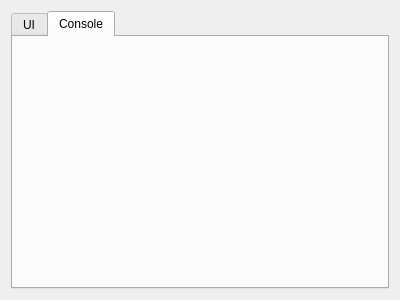
<?xml version="1.0" encoding="UTF-8"?>
<ui version="4.0">
 <class>BAT6Window</class>
 <widget class="QWidget" name="BAT6Window">
  <property name="geometry">
   <rect>
    <x>0</x>
    <y>0</y>
    <width>400</width>
    <height>300</height>
   </rect>
  </property>
  <property name="minimumSize">
   <size>
    <width>400</width>
    <height>300</height>
   </size>
  </property>
  <property name="windowTitle">
   <string>Form</string>
  </property>
  <layout class="QGridLayout" name="gridLayout">
   <item row="0" column="0">
    <widget class="QTabWidget" name="tabWidget">
     <property name="currentIndex">
      <number>1</number>
     </property>
     <widget class="QWidget" name="tab_ui_controls">
      <attribute name="title">
       <string>UI</string>
      </attribute>
     </widget>
     <widget class="QWidget" name="tab_console">
      <attribute name="title">
       <string>Console</string>
      </attribute>
      <layout class="QGridLayout" name="gridLayout_3">
       <item row="0" column="0">
        <layout class="QGridLayout" name="grid_layout_console"/>
       </item>
      </layout>
     </widget>
    </widget>
   </item>
  </layout>
 </widget>
 <resources/>
 <connections/>
</ui>
